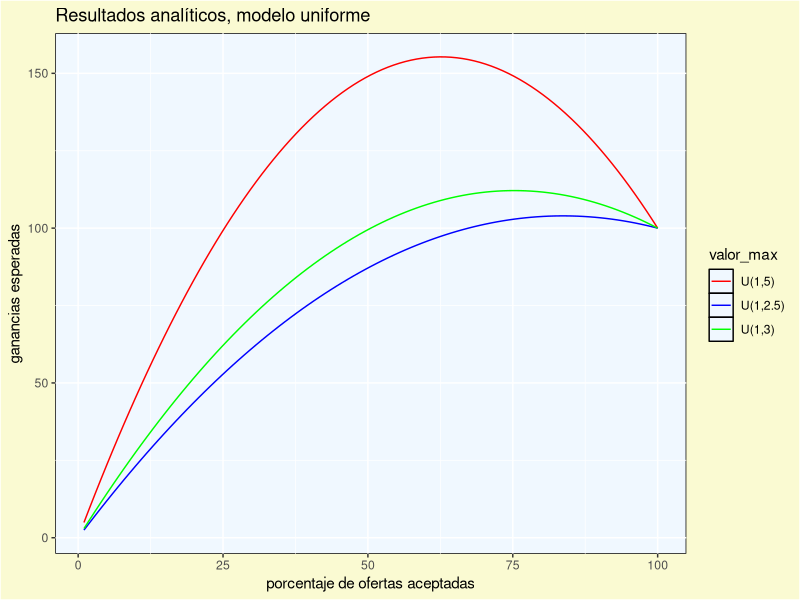
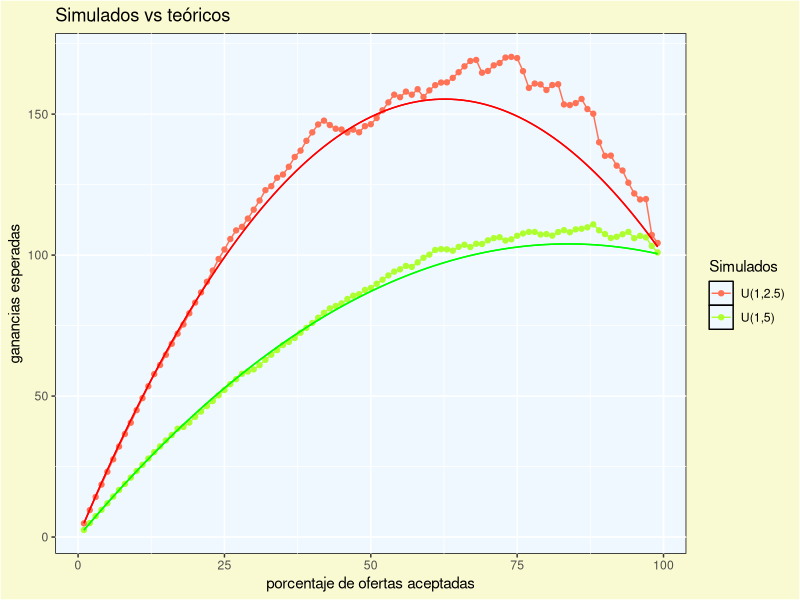
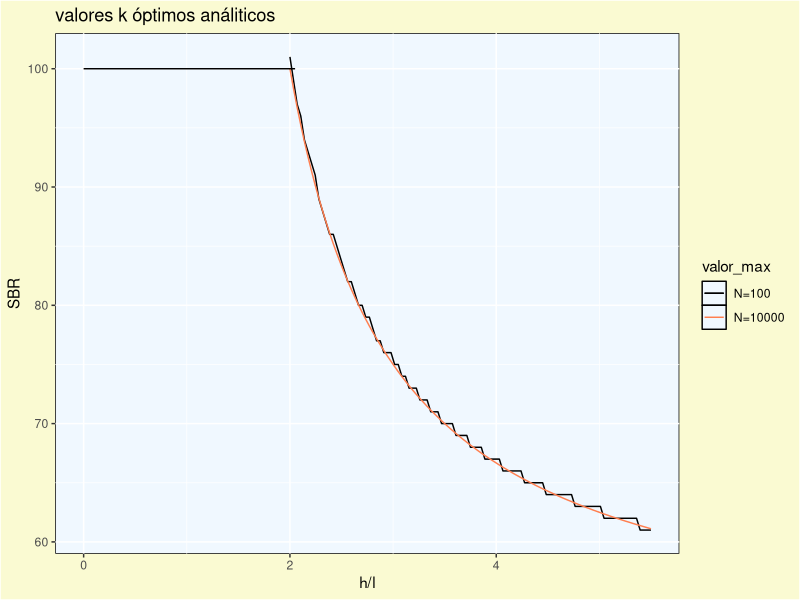
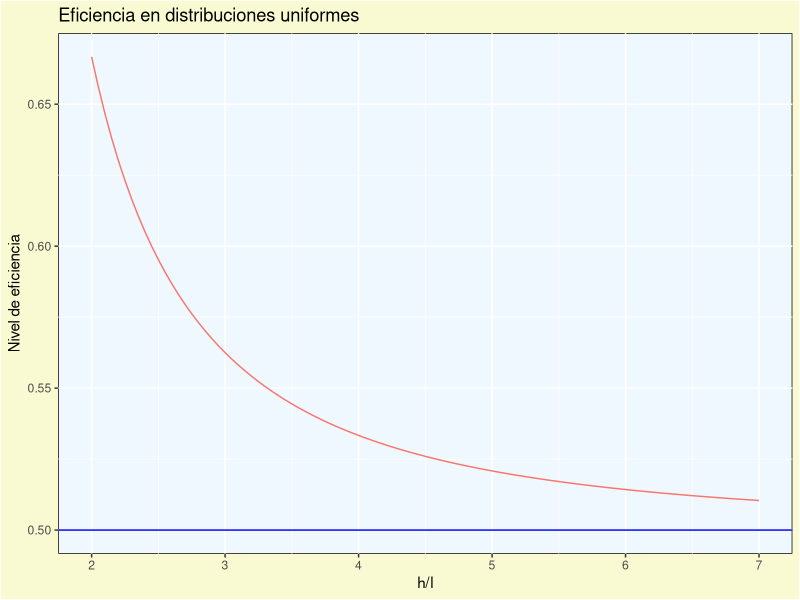
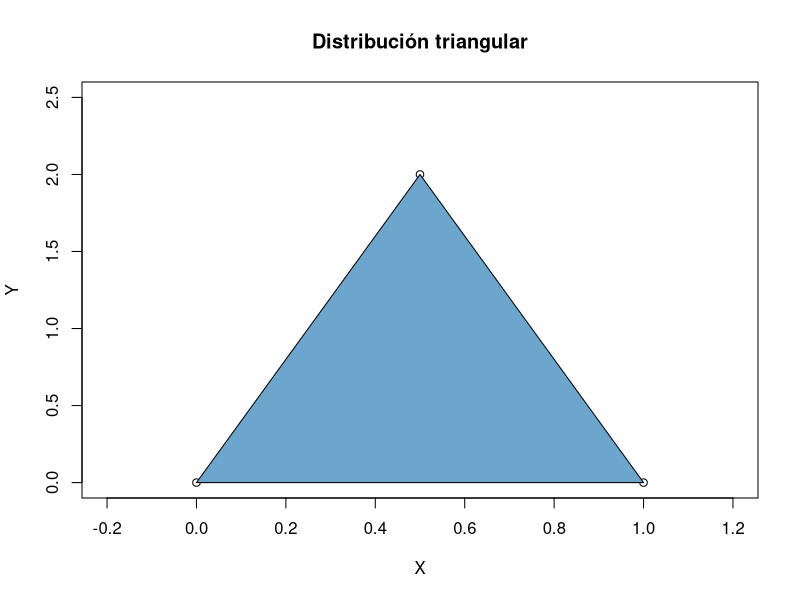
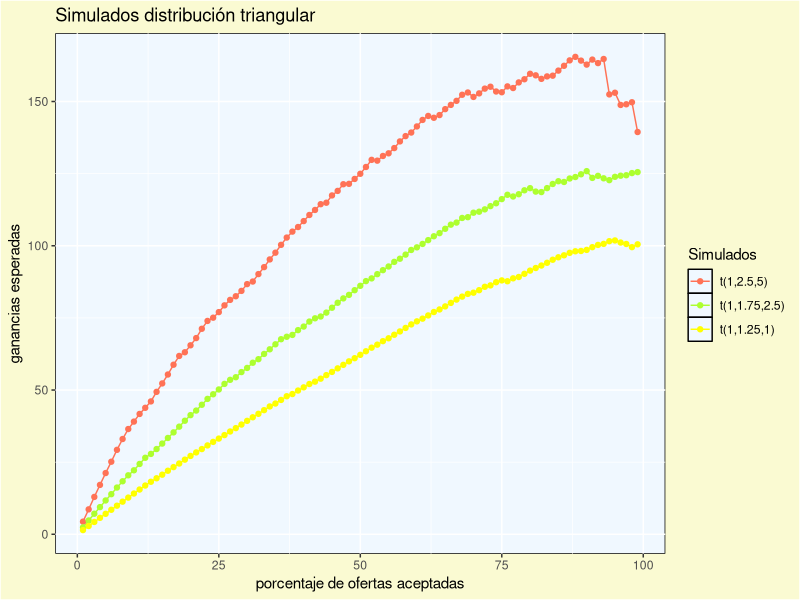
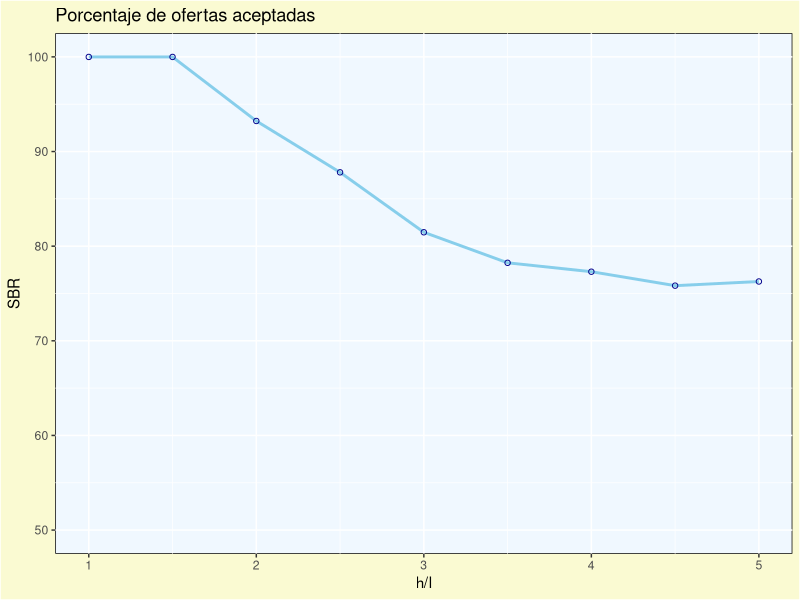
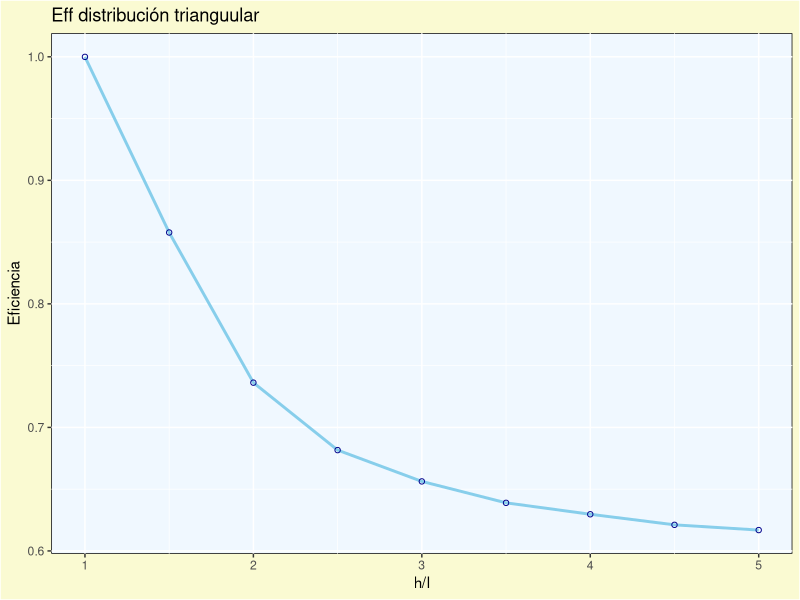

Source code (R) for these figures, in order:
## ---- chunk 1
#install.packages("ggplot2")
library("ggplot2")
N<-100
l<-1
h1<-5
h2<-2.5
h3<-3
rev<-function(x){x*l*((h1/l-1)*(1-(x+1)/(N+1))+1)}
rev2<-function(x){x*l*((h2/l-1)*(1-(x+1)/(N+1))+1)}
rev3<-function(x){x*l*((h3/l-1)*(1-(x+1)/(N+1))+1)}


p<-ggplot(NULL, aes(x=x, colour=valor_max))
p+ stat_function(data=data.frame(x=1:100, valor_max=factor(1)),fun = rev) + 
  stat_function(data=data.frame(x=1:100, valor_max=factor(2)),fun = rev2) +
  stat_function(data=data.frame(x=1:100, valor_max=factor(3)),fun = rev3) + 
  scale_colour_manual(values=c("red", "blue", "green"),labels=c("U(1,5)", "U(1,2.5)", "U(1,3)")) +
  ylab("ganancias esperadas") + xlab("porcentaje de ofertas aceptadas") + ggtitle("Resultados analíticos, modelo uniforme") + theme(plot.background = element_rect(fill = "lightgoldenrodyellow")) + theme(panel.background = element_rect(fill = "aliceblue", colour = "black")) +
  theme( legend.background = element_rect(fill = "lightgoldenrodyellow"))


## ---- chunk 2
set.seed(0)
u<-runif(100,1,5)
or<-sort(u)
r<-rep()

for (i in 1:99){
  r[i]<-(i*or[(100-i)])
}


v<-runif(100,1,2.5)    
or1<-sort(v)
r1<-rep()

for (i in 1:99){
  r1[i]<-(i*or1[(100-i)])
}
serie<-c(rep(1,99),rep(2,99))
xx<-seq(1:99)

  
datos<-data.frame(xx,c(r,r1), serie)



ggplot(datos, aes(x=xx, y=c(r,r1), group=serie, colour=factor(serie)))+geom_line()+
  xlab("aceptadas") + geom_point() + labs(colour="Simulados")+
  stat_function(fun = rev, colour ="red") +  stat_function(fun = rev2, colour ="green") +
  scale_colour_manual(values=c("coral1", "greenyellow"),labels=c("U(1,2.5)", "U(1,5)")) + labs(shape="simulados") + ggtitle("Simulados vs teóricos") + xlab("porcentaje de ofertas aceptadas")  +
  ylab("ganancias esperadas") + theme(plot.background = element_rect(fill = "lightgoldenrodyellow")) + theme(panel.background = element_rect(fill = "aliceblue", colour = "black")) +
  theme( legend.background = element_rect(fill = "lightgoldenrodyellow"))


## ---- chunk 3
h<-3
N<-100
ganopt<-function(x){
    #resulatado<-N/4*h^2/(h-l)
  floor((N+1)/2*x/(x-1))
}

ganopt2<-function(x){
    #resulatado<-N/4*h^2/(h-l)
  floor((10000+1)/2*x/(x-1))/100
}

df<-data.frame(x1=0,x2=2,y1=100,y2=100)
men2<-function(X){100}


q<-ggplot(NULL, aes(x=x, colour=valor_max))
q+ stat_function(data=data.frame(x=2:7, valor_max=factor(1)),fun = ganopt, xlim=c(2,5.5), size=.5) +
  stat_function(data=data.frame(x=2:7, valor_max=factor(2)),fun = ganopt2, xlim=c(2,5.5), size=.5) +
  stat_function(data=data.frame(x=0:2, valor_max=factor(1)),fun = men2, xlim = c(0,2.05)) +
  scale_colour_manual(values=c("black", "coral"),labels=c("N=100", "N=10000"))+
  xlab("h/l") + ylab("SBR") + ggtitle("valores k óptimos análiticos") + theme(plot.background = element_rect(fill = "lightgoldenrodyellow")) + theme(panel.background = element_rect(fill = "aliceblue", colour = "black")) +
  theme( legend.background = element_rect(fill = "lightgoldenrodyellow"))


## ---- chunk 4

ff<-function(x){0.5}

eficaprox<-function(x){1/(2*(1-(x)^-2))}
q<-ggplot(NULL, aes(x=x, colour=valor_max))
q + stat_function(data=data.frame(x=2:7, valor_max=factor(1)),fun = eficaprox, size=.5) + geom_hline(yintercept = 0.5, col="blue")+ theme(plot.background = element_rect(fill = "lightgoldenrodyellow")) + theme(panel.background = element_rect(fill = "aliceblue", colour = "black")) +
  theme( legend.background = element_rect(fill = "lightgoldenrodyellow"))+
  xlab("h/l") + ylab("Nivel de eficiencia") + ggtitle("Eficiencia en distribuciones uniformes") + theme(legend.position = "none") 
## ---- chunk 5
plot(c(0,0.5,1),c(0,2,0), ylim=c(0,2.5), xlim=c(-0.2,1.2), main="Distribución triangular", xlab="X", ylab="Y")
polygon(c(0,0.5,1),c(0,2,0), col="skyblue3")
## ---- chunk 6
trian<-function(p,l,m, u){ #p runif, limite inf, mediana, superior, 
  if(p<(m-l)/(u-l)){  #metodo de transformada inversa
    a=1
    b=-2*l
    c=l^2-p*(m-l)*(u-l)
    sim<-(-b+sqrt(b^2-4*a*c))/2/a
    
  }else if(p<1){
      b=-2*u
      c=u^2-(1-p)*(u-l)*(u-m)
      sim<-(-b-sqrt(b^2-4*c))/2
    }
  return(sim)
  }
  
u<-rep()
  for(i in 1:100){ u[i]<-trian(runif(1),1,2.5,5)}
or<-sort(u)
r<-rep()
for (i in 1:99){
  r[i]<-(i*or[(100-i)])
}

v<-rep()
  for(i in 1:100){ v[i]<-trian(runif(1),1,1.75,2.5)}
or<-sort(v)
r1<-rep()
for (i in 1:99){
  r1[i]<-(i*or[(100-i)])
}

z<-rep()
  for(i in 1:100){ z[i]<-trian(runif(1),1,1.25,1.5)} #generamos numeros de la inversa
or<-sort(z)
rf<-rep()
for (i in 1:99){
  rf[i]<-(i*or[(100-i)])
}

serie<-c(rep(1,99),rep(2,99), rep(3,99))
xx<-seq(1:99)

  
datos<-data.frame(xx,c(r,r1,rf), serie)

ggplot(datos, aes(x=xx, y=c(r,r1,rf), group=serie, colour=factor(serie)))  +geom_line()+
  xlab("aceptadas") + geom_point() + labs(colour="Simulados")+
  scale_colour_manual(values=c("coral1", "greenyellow", "yellow"),labels=c("t(1,2.5,5)", "t(1,1.75,2.5)", "t(1,1.25,1)")) + labs(shape="simulados") + ggtitle("Simulados distribución triangular") + xlab("porcentaje de ofertas aceptadas")  +
  ylab("ganancias esperadas") + theme(plot.background = element_rect(fill = "lightgoldenrodyellow")) + theme(panel.background = element_rect(fill = "aliceblue", colour = "black")) +
  theme( legend.background = element_rect(fill = "lightgoldenrodyellow"))

  
## ---- chunk 7
#simulamos los valores óptimos.

#generamos 10000 muestras de cada punto

sumas<-rep()  #guardara los precios diferenciales
cd<-seq.int(1,5,0.5)
lista<-rep()
ganancias<-rep()
maxim<-rep()
historicos<-rep()

for(i in 1:9){
  for(j in 1:15000){
    lista[j]<-trian(runif(1),1,i/2,cd[i])
    
  }
 
  sumas[i]<-sum(lista)/150
  listaord<-sort(lista)
   historicos<-cbind(historicos,listaord)
 for(k in 1:14999){
   ganancias[k]<-k*listaord[(15000-k)]
 }  
  maxim[i]<-which.max(ganancias)
  lista<-rep()
}

datos1<-data.frame(cd,maxim)

ggplot(datos1, aes(x=cd, y=maxim/150)) + geom_line(lwd=1, col="skyblue") + geom_point(col="darkblue", pch=21, lwd=2.5) + labs(colour="Simulados")+ 
  scale_colour_manual(values=c("skyblue"),labels=c("t(1,2.5,5)")) +   ggtitle("Porcentaje de ofertas aceptadas ") + xlab("h/l")  +
  ylab("SBR") + theme(plot.background = element_rect(fill = "lightgoldenrodyellow")) + theme(panel.background = element_rect(fill = "aliceblue", colour = "black")) +
  theme( legend.background = element_rect(fill = "lightgoldenrodyellow")) + ylim(c(50,100))

 
## ---- chunk 8

datos2<-data.frame(cd,sumas)
ganesp<-rep()
for(i in 1:9){
  ganesp[i]<-historicos[,i][15000-maxim[i]]*maxim[i]
}

ggplot(datos2, aes(x=cd, y=(ganesp/150/sumas))) + geom_line(lwd=1, col="skyblue") + geom_point(col="darkblue", pch=21, lwd=2.5) + labs(colour="Simulados")+ 
  scale_colour_manual(values=c("skyblue"),labels=c("t(1,2.5,5)")) +   ggtitle("Eff distribución trianguular ") + xlab("h/l")  +
  ylab("Eficiencia") + theme(plot.background = element_rect(fill = "lightgoldenrodyellow")) + theme(panel.background = element_rect(fill = "aliceblue", colour = "black")) +
  theme( legend.background = element_rect(fill = "lightgoldenrodyellow")) 


## ---- chunk 9
ahorro<-rep()
ptos<-rep()
oferta<-rep()
for( i in 1:9){
   ahorro[i]<-(sum(historicos[,i][(15000-maxim[i]):15000])-historicos[,i][15000-maxim[i]]*maxim[i])
   oferta[i]<-sum(historicos[,i][(15000-maxim[i]):15000])
   ptos[i]<-ahorro[i]/oferta[i]
}


datos3<-data.frame(cd,ptos)

ggplot(datos3, aes(x=cd, y=ptos)) + geom_line(lwd=1, col="skyblue") + geom_point(col="darkblue", pch=21, lwd=2.5) + labs(colour="Simulados")+ ylim(0,.4)+
  scale_colour_manual(values=c("skyblue"),labels=c("t(1,2.5,5)")) +   ggtitle("SUM distribución trianguular ") + xlab("h/l")  +
  ylab("SUM") + theme(plot.background = element_rect(fill = "lightgoldenrodyellow")) + theme(panel.background = element_rect(fill = "aliceblue", colour = "black")) +
  theme( legend.background = element_rect(fill = "lightgoldenrodyellow")) 


## ---- chunk 10

u<-rep()
u<-rnorm(100,2,3/sqrt(12)) #h/l=3
or<-sort(u)
r<-rep()
for (i in 1:90){
  r[i]<-(i*or[(100-i)])
}

v<-rep()
 v<-rnorm(100,3,5/sqrt(12))   #h/l=5
ord<-sort(v)
r1<-rep()
for (i in 1:90){
  r1[i]<-(i*ord[(100-i)])
}


serie<-c(rep(1,90),rep(2,90))
xx<-seq(1:90)

  
datos<-data.frame(xx,c(r,r1), serie)

ggplot(datos, aes(x=xx, y=c(r,r1), group=serie, colour=factor(serie)))  +geom_line()+
  xlab("aceptadas") + geom_point() + labs(colour="Simulados")+
  scale_colour_manual(values=c("coral1", "greenyellow", "yellow"),labels=c("h/l=3", "h/l=", "t(1,1.25,1)")) + labs(shape="simulados") + ggtitle("Simulados distribución normal") + xlab("porcentaje de ofertas aceptadas")  +
  ylab("ganancias esperadas") + theme(plot.background = element_rect(fill = "lightgoldenrodyellow")) + theme(panel.background = element_rect(fill = "aliceblue", colour = "black")) +
  theme( legend.background = element_rect(fill = "lightgoldenrodyellow"))

  
## ---- chunk 11
cd<-seq.int(1,5,0.5)
posiciones<-rep()    ##simulamos el caso de una uniforme

  resultado<-rep()
  histunif<-matrix(0,100,9)
  rr<-rep()  #auxiliar
  histo<-rep()
  for(i in 1:9){
    histunif[,i]<-sort(runif(100,1,cd[i]))
    for(j in 1:99 ){
      rr[j]<-j*histunif[(100-j),i]
    }
    histo<-cbind(histo,histunif[,i])
    posiciones<-c(posiciones,which.max(rr))
    resultado<-c(resultado,rr[which.max(rr)])
  }
   #c(resultado,posiciones)   ##resultados finales 
   
   #simular de una normal para obtener las posiciones de que se esperarian.. 
    #tendran las siguientes medias, 

medias<-(cd+1)/2
histonor<-matrix(0,100,9) #se guardaran
rrn<-rep()  #auxiliar
 #historicos matriz con las nueve cols.
resultadonor<-rep()
posicionesnor<-rep()
for(i in 1:9){
  histonor[,i]<-sort(rnorm(100,medias[i],cd[i]/sqrt(12)))
  for(j in 1:99 ){
    rrn[j]<-j*histonor[(100-j),i]
  }
  histonor<-cbind(histonor,histonor[,i])
  posicionesnor<-c(posicionesnor,which.max(rrn))
  resultadonor<-c(resultadonor,rrn[which.max(rrn)])
}
#c(resultadonor,posicionesnor)


#las ganancias con las posiciones obtenidas del caso normal 

d<-rep()
for(i in 1:9){
  d[i]<-histo[,i][101-round(posicionesnor[i])]*(round(posicionesnor[i]))
}
plot(cd,resultadonor/d, type="l", col="blue", main="Suponer normal una uniforme", ylab="porcentaje de pérdidas", xlab="h/l")
points(cd,resultadonor/d, pch=19)
  

## ---- chunk 12

medias<-(cd+1)/2
histonor<-matrix(0,100,9) #se guardaran
rrn<-rep()  #auxiliar
 #historicos matriz con las nueve cols.
z<-rep()
resultadonor<-rep()
posicionesnor<-rep()
for(i in 1:9){
  #histonor[,i]<-sort(rnorm(100,medias[i],cd[i]/sqrt(12)))
  for(l in 1:100){ z[l]<-trian(runif(1),1,1.25,1.5)}
  histonor[,i]<-sort(z)
  for(j in 1:99 ){
    rrn[j]<-j*histonor[(100-j),i]
  }
  histonor<-cbind(histonor,histonor[,i])
  posicionesnor<-c(posicionesnor,which.max(rrn))
  resultadonor<-c(resultadonor,rrn[which.max(rrn)])
}

plot(cd,resultado/resultadonor, type="l", col="blue", main="Suponer triangular una uniforme", ylab="porcentaje de pérdidas", xlab="h/l")
points(cd,resultado/resultadonor, pch=19)
